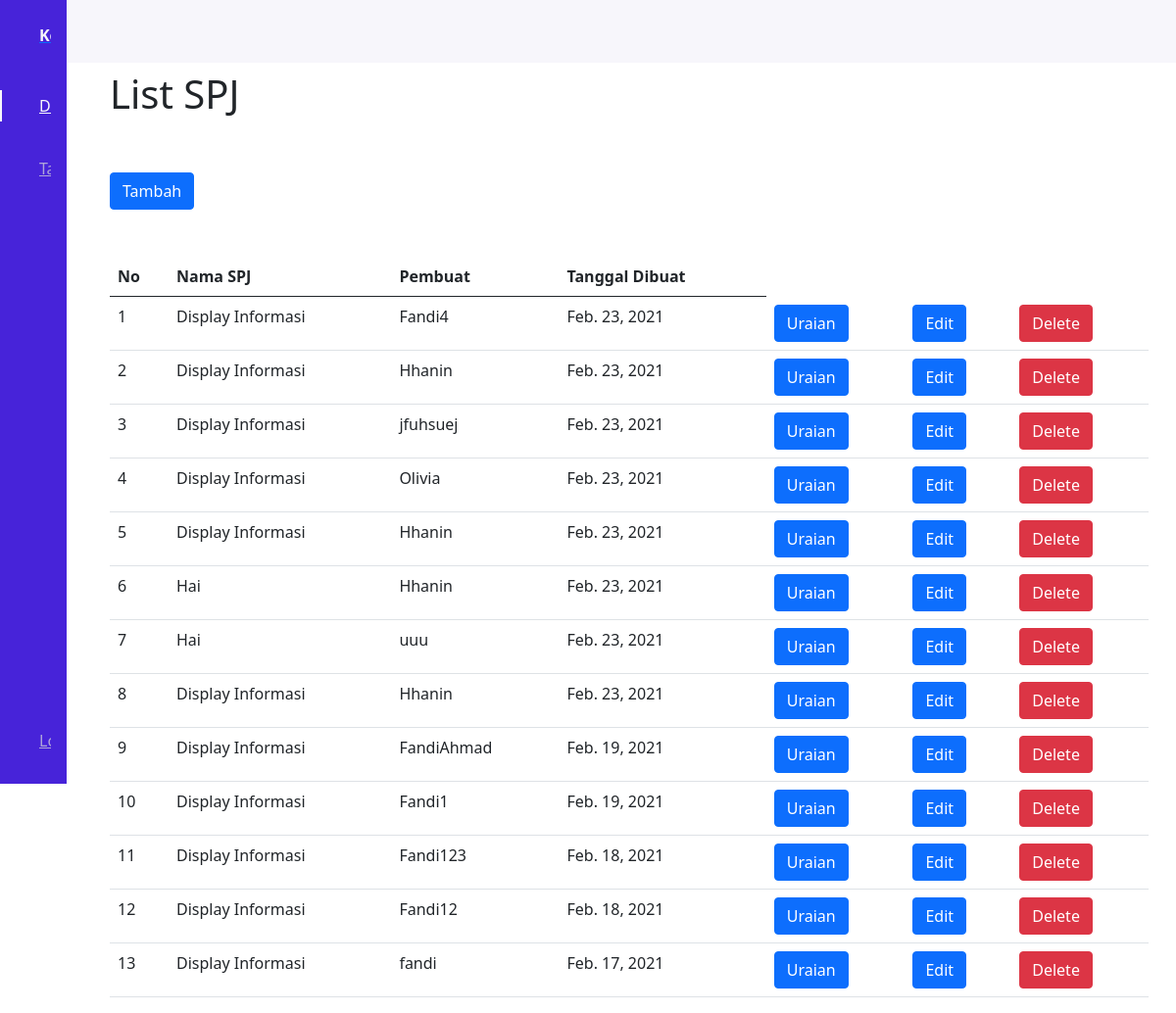
The app's page /home, older data.
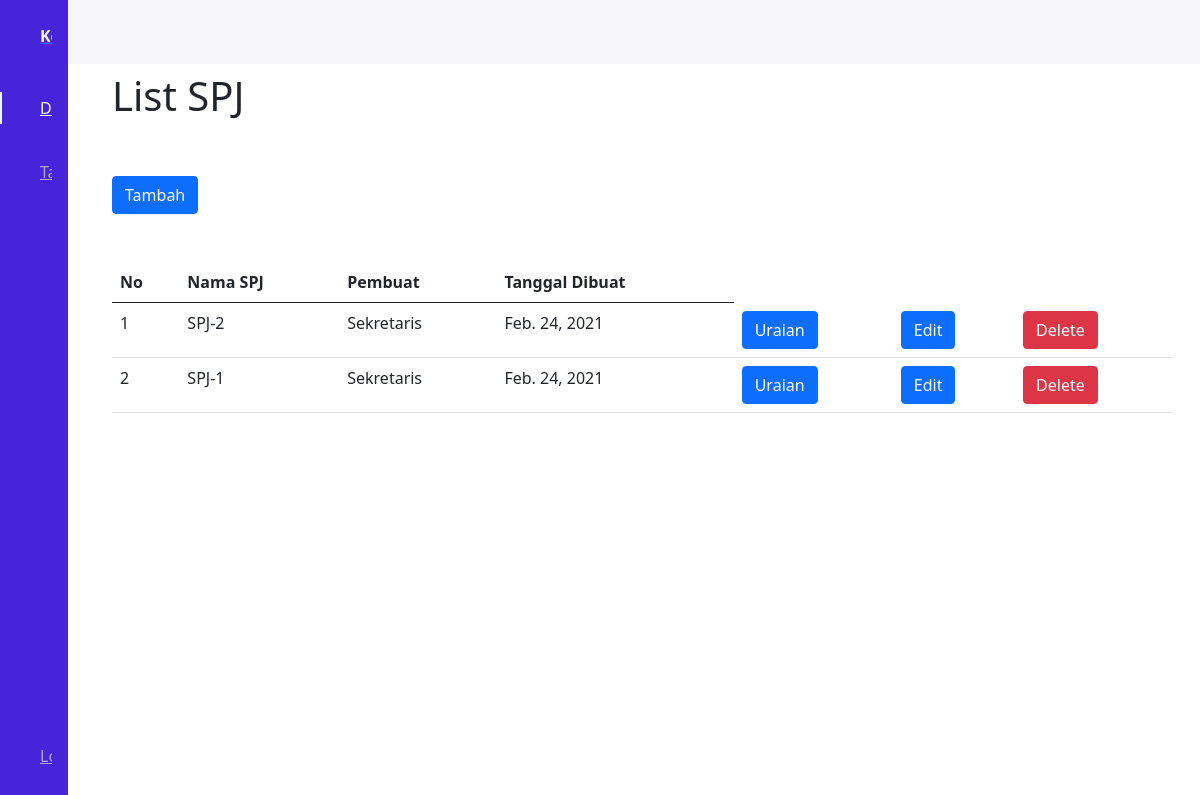
The same page, newer data.
### app/models.py (models this page shows)
class Spj(models.Model):
    nama_spj                = models.CharField(max_length=255)
    pembuat                 = models.CharField(max_length=255)
    tgl_pembuatan           = models.DateField(auto_now_add=True)
    tgl_perubahan_terakhir  = models.DateField(auto_now=True, auto_now_add=False)

### app/views.py (the view)
# urls.py: path('home', views.home, name='home')
def home(request):
    spj = Spj.objects.all().order_by('-tgl_pembuatan')
    context = {
        'title':'Home',
        'spjs':spj
    }
    return render(request, 'app/home.html', context)

### app/templates/app/home.html
{% extends 'app/base.html' %}
{% block content %}
<div class="row">
  <div class="col-md-12 mt-5"><br>
    <h1>List SPJ</h1>
    <a class="btn btn-primary mt-5" type="button" href="{% url 'tambah-spj' %}">Tambah</a>
    <table class="table mt-5">
      <thead>
        <tr>
          <th scope="col">No</th>
          <th scope="col">Nama SPJ</th>
          <th scope="col">Pembuat</th>
          <th scope="col">Tanggal Dibuat</th>
        </tr>
      </thead>
      <tbody>
        {% for spj in spjs %}
        <tr>
          <td>{{forloop.counter}}</td>
          <td>{{spj.nama_spj}}</td>
          <td>{{spj.pembuat}}</td>
          <td>{{spj.tgl_pembuatan}}</td>
          <td><a class="btn btn-primary" href="{% url 'uraian' spj.id %}">Uraian</a></td>
          <td><a class="btn btn-primary" href="{% url 'edit-spj' spj.id %}">Edit</a></td>
          <td><a class="btn btn-danger" href="{% url 'delete-spj' spj.id %}">Delete</a></td>
        </tr>
        {% endfor %}
      </tbody>
    </table>
  </div>
</div>
{% endblock content %}

### app/templates/app/base.html (shortened to what this page needs)
{% load static %}
<!DOCTYPE html>
<html lang="en">
    <head>
        <link href="https://cdn.jsdelivr.net/npm/boxicons@2.0.5/css/boxicons.min.css" rel='stylesheet'>
        <link rel="stylesheet" href="{% static './css/styles.css' %}">
        <link href="https://cdn.jsdelivr.net/npm/bootstrap@5.0.0-beta1/dist/css/bootstrap.min.css" rel="stylesheet">
    </head>
    <body id="body-pd">
        <header class="header" id="header">
            <div class="header__img">
                <img src="{ % static './img/perfil.jpg' %}" alt="">
            </div>
        </header>
        <div class="l-navbar" id="nav-bar">
            <nav class="nav">
                <div>
                    <a href="{% url 'home' %}" class="nav__logo">
                        <span class="nav__logo-name">Kominfo SPJ</span>
                    </a>
                    <div class="nav__list">
                        <a href="{% url 'home' %}" class="nav__link active">
                            <span class="nav__name">Dashboard</span>
                        </a>
                        <a href="{% url 'tambah-tanggal-merah' %}" class="nav__link">
                            <span class="nav__name">Tambah Hari Libur</span>
                        </a>
                    </div>
                </div>
                <a href="{% url 'logoutview' %}" class="nav__link">
                    <span class="nav__name">Log Out</span>
                </a>
            </nav>
        </div>
        <div class='container'>
            {% block content %}
            {% endblock content %}
    </body>
</html>

### app/static/css/styles.css (style rules this page uses)
:root { --header-height: 3rem; --nav-width: 68px; --first-color: #4723D9; --first-color-light: #AFA5D9; --white-color: #F7F6FB; --body-font: 'Nunito', sans-serif; --normal-font-size: 1rem; --z-fixed: 100; }
*,::before,::after { box-sizing: border-box; }
body { position: relative; margin: var(--header-height) 0 0 0; padding: 0 1rem; font-family: var(--body-font); font-size: var(--normal-font-size); transition: .5s; }
a { text-decoration: none; }
.header { width: 100%; height: var(--header-height); position: fixed; top: 0; left: 0; display: flex; align-items: center; justify-content: space-between; padding: 0 1rem; background-color: var(--white-color); z-index: var(--z-fixed); transition: .5s; }
.header__img { width: 35px; height: 35px; display: flex; justify-content: center; border-radius: 50%; overflow: hidden; }
.header__img img { width: 40px; }
.l-navbar { position: fixed; top: 0; left: -30%; width: var(--nav-width); height: 100vh; background-color: var(--first-color); padding: .5rem 1rem 0 0; transition: .5s; z-index: var(--z-fixed); }
.nav { height: 100%; display: flex; flex-direction: column; justify-content: space-between; overflow: hidden; }
.nav__logo, .nav__link { display: grid; grid-template-columns: max-content max-content; align-items: center; column-gap: 1rem; padding: .5rem 0 .5rem 1.5rem; }
.nav__logo { margin-bottom: 2rem; }
.nav__logo-name { color: var(--white-color); font-weight: 700; }
.nav__link { position: relative; color: var(--first-color-light); margin-bottom: 1.5rem; transition: .3s; }
.active { color: var(--white-color); }
.active::before { content: ''; position: absolute; left: 0; width: 2px; height: 32px; background-color: var(--white-color); }
@media screen and (min-width: 768px) { body { margin: calc(var(--header-height) + 1rem) 0 0 0; padding-left: calc(var(--nav-width) + 2rem); } }
@media screen and (min-width: 768px) { .header { height: calc(var(--header-height) + 1rem); padding: 0 2rem 0 calc(var(--nav-width) + 2rem); } }
@media screen and (min-width: 768px) { .header__img { width: 40px; height: 40px; } }
@media screen and (min-width: 768px) { .header__img img { width: 45px; } }
@media screen and (min-width: 768px) { .l-navbar { left: 0; padding: 1rem 1rem 0 0; } }

Row changes from the older to the newer data that the page shows:
removed Spj: nama_spj "Display Informasi", pembuat "Fandi4", tgl_pembuatan "Feb. 23, 2021"
removed Spj: nama_spj "Display Informasi", pembuat "Hhanin", tgl_pembuatan "Feb. 23, 2021"
removed Spj: nama_spj "Display Informasi", pembuat "jfuhsuej", tgl_pembuatan "Feb. 23, 2021"
removed Spj: nama_spj "Display Informasi", pembuat "Olivia", tgl_pembuatan "Feb. 23, 2021"
removed Spj: nama_spj "Display Informasi", pembuat "Hhanin", tgl_pembuatan "Feb. 23, 2021"
removed Spj: nama_spj "Hai", pembuat "Hhanin", tgl_pembuatan "Feb. 23, 2021"
removed Spj: nama_spj "Hai", pembuat "uuu", tgl_pembuatan "Feb. 23, 2021"
removed Spj: nama_spj "Display Informasi", pembuat "Hhanin", tgl_pembuatan "Feb. 23, 2021"
removed Spj: nama_spj "Display Informasi", pembuat "FandiAhmad", tgl_pembuatan "Feb. 19, 2021"
removed Spj: nama_spj "Display Informasi", pembuat "Fandi1", tgl_pembuatan "Feb. 19, 2021"
removed Spj: nama_spj "Display Informasi", pembuat "Fandi123", tgl_pembuatan "Feb. 18, 2021"
removed Spj: nama_spj "Display Informasi", pembuat "Fandi12", tgl_pembuatan "Feb. 18, 2021"
removed Spj: nama_spj "Display Informasi", pembuat "fandi", tgl_pembuatan "Feb. 17, 2021"
added Spj: nama_spj "SPJ-2", pembuat "Sekretaris", tgl_pembuatan "Feb. 24, 2021"
added Spj: nama_spj "SPJ-1", pembuat "Sekretaris", tgl_pembuatan "Feb. 24, 2021"
